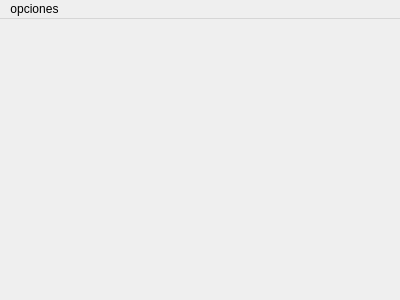
<?xml version="1.0" encoding="UTF-8"?>
<ui version="4.0">
 <class>MainWindow</class>
 <widget class="QMainWindow" name="MainWindow">
  <property name="geometry">
   <rect>
    <x>0</x>
    <y>0</y>
    <width>400</width>
    <height>300</height>
   </rect>
  </property>
  <property name="windowTitle">
   <string>MainWindow</string>
  </property>
  <widget class="QWidget" name="centralWidget">
   <layout class="QVBoxLayout" name="verticalLayout">
    <item>
     <widget class="QLabel" name="label">
      <property name="text">
       <string/>
      </property>
      <property name="alignment">
       <set>Qt::AlignCenter</set>
      </property>
     </widget>
    </item>
   </layout>
  </widget>
  <widget class="QMenuBar" name="menuBar">
   <property name="geometry">
    <rect>
     <x>0</x>
     <y>0</y>
     <width>400</width>
     <height>27</height>
    </rect>
   </property>
   <widget class="QMenu" name="menu1">
    <property name="title">
     <string>opciones</string>
    </property>
    <addaction name="action1"/>
    <addaction name="action2"/>
    <addaction name="action3"/>
    <addaction name="separator"/>
    <addaction name="actionExit"/>
   </widget>
   <addaction name="menu1"/>
  </widget>
  <action name="action1">
   <property name="icon">
    <iconset resource="icons.qrc">
     <normaloff>:/icons/icons/1-64x64.png</normaloff>:/icons/icons/1-64x64.png</iconset>
   </property>
   <property name="text">
    <string>1</string>
   </property>
  </action>
  <action name="action2">
   <property name="icon">
    <iconset resource="icons.qrc">
     <normaloff>:/icons/icons/2-64x64.png</normaloff>:/icons/icons/2-64x64.png</iconset>
   </property>
   <property name="text">
    <string>2</string>
   </property>
  </action>
  <action name="action3">
   <property name="icon">
    <iconset resource="icons.qrc">
     <normaloff>:/icons/icons/3-64x64.png</normaloff>:/icons/icons/3-64x64.png</iconset>
   </property>
   <property name="text">
    <string>3</string>
   </property>
  </action>
  <action name="actionExit">
   <property name="icon">
    <iconset resource="icons.qrc">
     <normaloff>:/icons/icons/Turn-Off-64.png</normaloff>:/icons/icons/Turn-Off-64.png</iconset>
   </property>
   <property name="text">
    <string>Exit</string>
   </property>
  </action>
 </widget>
 <layoutdefault spacing="6" margin="11"/>
 <resources>
  <include location="icons.qrc"/>
 </resources>
 <connections/>
</ui>
